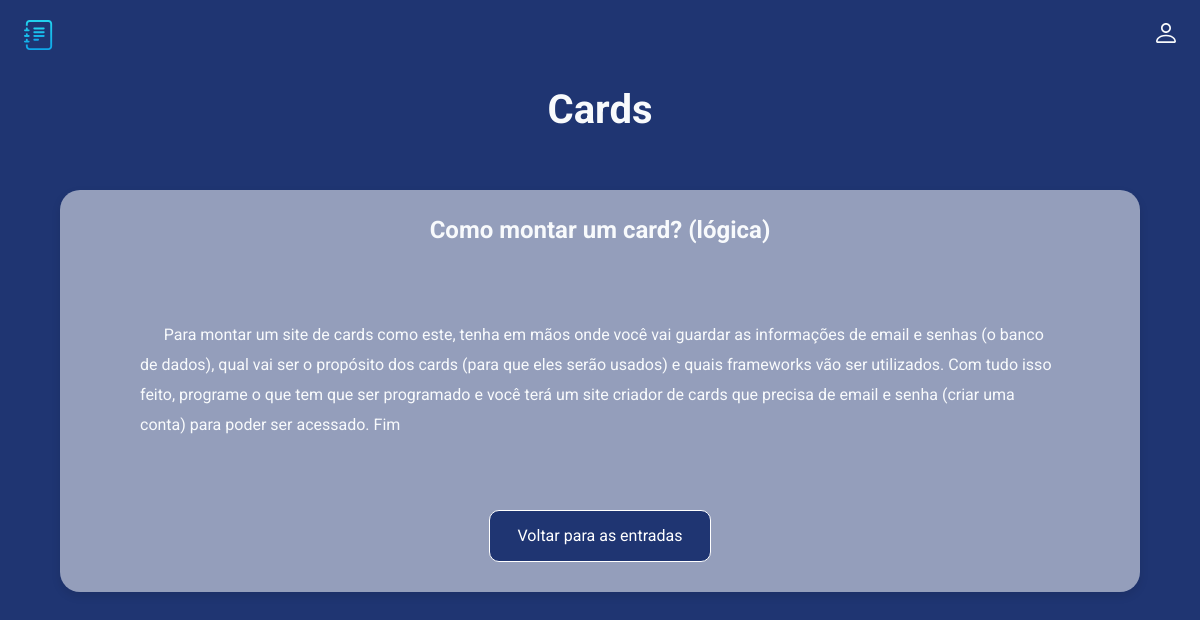
/card/1, run on the app's committed database.
### app.py (models this page shows, shortened)
class Card(db.Model):
    id = db.Column(db.Integer, primary_key=True)
    title = db.Column(db.String(100), nullable=False)
    subtitle = db.Column(db.String(300), nullable=False)
    text = db.Column(db.Text, nullable=False)
    user_email = db.Column(db.String(100), nullable=False)

### app.py (the view)
@app.route('/card/<int:id>')
def card(id):
    card = Card.query.get(id)
    return render_template('card.html', card=card)

### templates/card.html (shortened to what this page needs)
<!doctype html>
<html lang="pt-br">
<head>
  <link rel="stylesheet" href="../static/css/style.css">
</head>
<body>
  <header class="header">
    <img src="../static/img/logo.svg" alt="logo" width="30" height="30">
    <ul class="main-list">
        <li class="list__item">
          <a href="">
            <img src="../static/img/login.svg" alt="entrar" width="20" height="20">
          </a>
    </ul>
  </header>
  <main class="main">
    {% block content %}
    <h1 class="main__title">{{card.title}}</h1>
    <div class="main__block">
      <h2 class="main__subtitle">{{card.subtitle}}</h2>
      <div class="main__text">
      {{card.text}}
      </div>
      <a class="main__link" href="/index">Voltar para as entradas</a>
    </div>
  </main>
  {% endblock %}
</body>
</html>

### static/css/style.css (style rules this page uses)
:root { --cor-principal: #fff; --cor-do-fundo: #1f3572; --cor-card: rgba(255, 255, 255, 0.521); }
body { margin: 0; padding: 0; font-family: 'Roboto', sans-serif; font-size: 16px; line-height: 20px; background-color: var(--cor-do-fundo); color: #F8FAFC; }
h1, h2, p { margin: 0; }
img { object-fit: contain; }
a { text-decoration: none; color: inherit; transition: 0.2s; }
ul { list-style: none; margin: 0; padding: 0; }
.header { display: flex; justify-content: space-between; align-items: center; padding: 20px 2%; margin-bottom: 30px; }
.main-list { display: flex; align-items: center; gap: 20px; }
.main__title { font-size: 40px; text-align: center; margin-bottom: 70px; }
.main { padding: 0 5%; }
.main__block { background: var(--cor-card); border-radius: 20px; box-shadow: 0px 4px 10px rgba(0, 0, 0, 0.1); padding: 30px 80px; display: flex; flex-direction: column; align-items: center; }
.main__subtitle { text-align: center; margin-bottom: 50px; }
.main__text { line-height: 30px; margin-bottom: 40px; white-space: pre-wrap; align-self: flex-start; }
.main__link { display: block; border: 1px solid var(--cor-principal); background: var(--cor-do-fundo); border-radius: 10px; color: var(--cor-principal); padding: 15px 10px; font: inherit; width: 200px; text-align: center; cursor: pointer; transition: 0.2s; }

### data on the page
Card: title "Cards", subtitle "Como montar um card? (lógica)", text "Para montar um site de cards como este, tenha em mãos onde você vai guardar as informações de email e senhas (o banco de dados), qual vai ser o propósito dos cards (para que eles serão usados) e quais frameworks vão ser utilizados. Com tudo isso feito, programe o que tem que ser programado e você terá um site criador de cards que precisa de email e senha (criar uma conta) para poder ser acessado. Fim"
